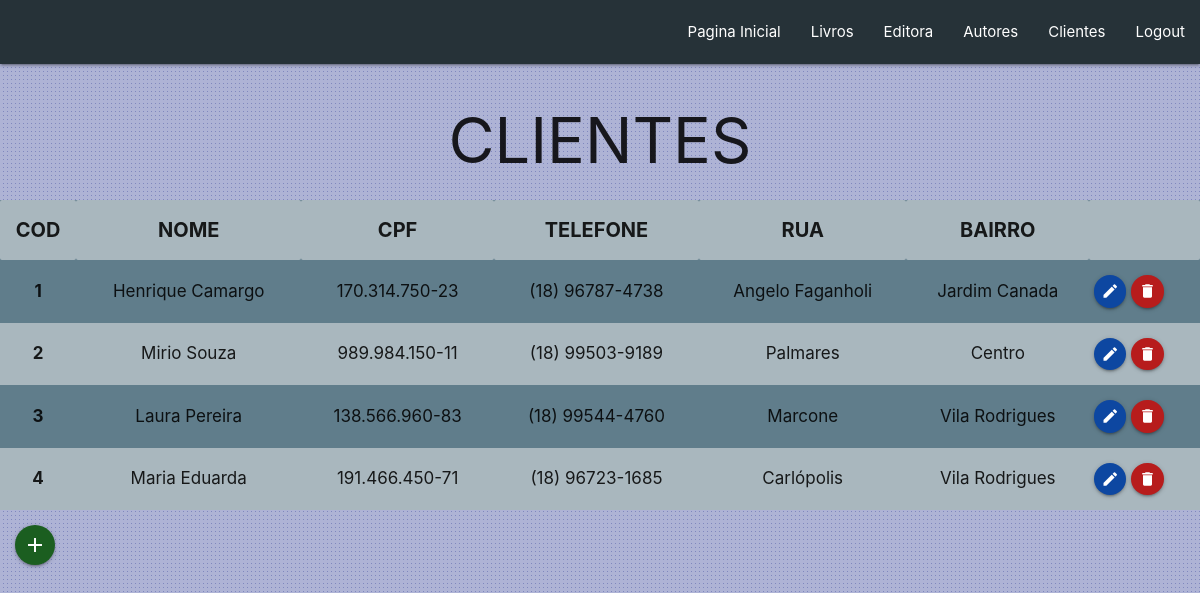
The app's page /VIEW/pessoas/listapessoas.php (signed in) with its own data.
### tables this page shows
CREATE TABLE `pessoas` (
  `cod` int(11) NOT NULL,
  `nome` varchar(45) NOT NULL,
  `rua` varchar(45) NOT NULL,
  `bairro` varchar(45) NOT NULL,
  `cpf` varchar(14) NOT NULL,
  `Telefone` varchar(15) NOT NULL
);

### DAL/dalPessoas.php (called while the page is built, shortened)
<?php
    include_once 'C:\xampp\htdocs\ProjetoBibliotecaphp2023\MODEL\Pessoas.php';
    class dalPessoas{
        public function Select(){
            $listapessoas = array();
            $sql = "select * from pessoas;";
            $con = Conexao::conectar();
            $result = $con->query($sql);
            foreach($result as $linha){
                $pessoas = new \MODEL\Pessoas();
                $pessoas->setcod($linha['cod']);
                $pessoas->setnome($linha['nome']);
                $pessoas->setrua($linha['rua']);
                $pessoas->setbairro($linha['bairro']);
                $pessoas->setcpf($linha['cpf']);
                $pessoas->settelefone($linha['Telefone']);
                $listapessoas[] = $pessoas;
            }
            return $listapessoas;
        }
    }
?>

### BLL/BLL_Pessoas.php (called while the page is built, shortened)
<?php
    include_once 'C:\xampp\htdocs\ProjetoBibliotecaphp2023\DAL\dalPessoas.php';
    class bllPessoas {
        public function Select (){
            $dal = new  \DAL\dalPessoas();
            return $dal->Select();
        }
    }
?>

### MODEL/Pessoas.php (called while the page is built, shortened)
<?php
    class Pessoas {
        private ?int $cod;
        private ?string $nome;
        private ?string $rua;
        private ?string $bairro;
        private ?string $cpf;
        private ?string $telefone;
        public function getcod(){
            return $this->cod;
        }
        public function setcod(int $cod){
            $this->cod = $cod;
        }
        public function getnome(){
            return $this->nome;
        }
        public function setnome(string $nome){
            $this->nome = $nome;
        }
        public function getrua(){
            return $this->rua;
        }
        public function setrua(string $rua){
            $this->rua = $rua;
        }
        public function getbairro(){
            return $this->bairro;
        }
        public function setbairro(string $bairro){
            $this->bairro = $bairro;
        }
        public function getcpf(){
            return $this->cpf;
        }
        public function setcpf(string $cpf){
            $this->cpf = $cpf;
        }
        public function gettelefone(){
            return $this->telefone;
        }
        public function settelefone(string $telefone){
            $this->telefone = $telefone;
        }
    }
?>

### VIEW/pessoas/listapessoas.php (the view, shortened to what this page needs)
<?php
    include_once 'C:\xampp\htdocs\ProjetoBibliotecaphp2023\BLL\BLL_Pessoas.php';
    $bll = new \BLL\bllPessoas();
    $lstclientes = $bll->Select();
?>
<!DOCTYPE html>
<html lang="pt-br">
<head>
    <link rel="stylesheet" href="https://cdnjs.cloudflare.com/ajax/libs/materialize/1.0.0/css/materialize.min.css">
</head>
<body style="background-image: url(../src/fundo.png);">
    <?php include_once '../menu.php' ?>
    <h1 class="center">CLIENTES</h1>
    <table class="striped blue-grey">
    <tr style="font-size: 20px;">
        <th class="center">COD</th>
        <th class="center">NOME</th>
        <th class="center">CPF</th>
        <th class="center">TELEFONE</th>
        <th class="center">RUA</th>
        <th class="center">BAIRRO</th>
        <th></th>
    </tr>
    <?php
    if($lstclientes != null){
        foreach($lstclientes as $cliente){
    ?>
        <tr style="font-size: 17px;">
            <td class="center" style="font-weight: bold;"><?= $cliente->getcod();?></td>
            <td class="center"><?= $cliente->getnome();?></td>
            <td class="center"><?= $cliente->getcpf();?></td>
            <td class="center"><?= $cliente->gettelefone();?></td>
            <td class="center"><?= $cliente->getrua();?></td>
            <td class="center"><?= $cliente->getbairro();?></td>
            <td>
                <a class="btn-floating btn-small waves-effect waves-light blue darken-4" onclick="JavaScript:location.href='edit_pessoa.php?cod=' + <?php echo $cliente->getcod(); ?>"><i class="material-icons">edit</i></a>
                <a class="btn-floating btn-small waves-effect waves-light red darken-4" onclick="JavaScript: remover(<?php echo $cliente->getcod(); ?>);"><i class="material-icons">delete</i></a>
            </td>
        </tr>
    <?php
            }
        }
    ?>
    </table>
    <a class="btn-floating btn-medium waves-effect waves-light green darken-4" style="margin: 15px;" href="insert_pessoa.php"><i class="material-icons">add</i></a>
</body>
</html>

### records on screen
pessoas: cod "1", nome "Henrique Camargo", cpf "170.314.750-23", Telefone "(18) 96787-4738", rua "Angelo Faganholi", bairro "Jardim Canada"
pessoas: cod "2", nome "Mirio Souza", cpf "989.984.150-11", Telefone "(18) 99503-9189", rua "Palmares", bairro "Centro"
pessoas: cod "3", nome "Laura Pereira", cpf "138.566.960-83", Telefone "(18) 99544-4760", rua "Marcone", bairro "Vila Rodrigues"
pessoas: cod "4", nome "Maria Eduarda", cpf "191.466.450-71", Telefone "(18) 96723-1685", rua "Carlópolis", bairro "Vila Rodrigues"
